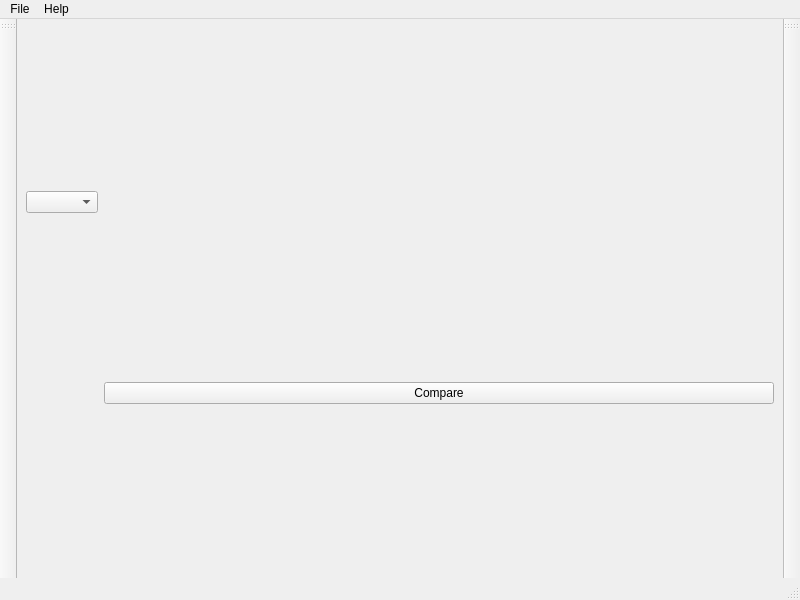
<?xml version="1.0" encoding="UTF-8"?>
<ui version="4.0">
 <class>ComputeAndCompareDescriptorsWidget</class>
 <widget class="QMainWindow" name="ComputeAndCompareDescriptorsWidget">
  <property name="geometry">
   <rect>
    <x>0</x>
    <y>0</y>
    <width>800</width>
    <height>600</height>
   </rect>
  </property>
  <property name="windowTitle">
   <string>Interactive Descriptor Comparison</string>
  </property>
  <widget class="QWidget" name="centralwidget">
   <layout class="QGridLayout" name="gridLayout">
    <item row="0" column="1">
     <layout class="QHBoxLayout" name="horizontalLayout" stretch="5">
      <item>
       <widget class="QVTKWidget" name="qvtkWidget"/>
      </item>
     </layout>
    </item>
    <item row="1" column="1">
     <widget class="QPushButton" name="btnCompare">
      <property name="text">
       <string>Compare</string>
      </property>
     </widget>
    </item>
    <item row="0" column="0">
     <layout class="QVBoxLayout" name="verticalLayout">
      <item>
       <widget class="QComboBox" name="cmbDescriptor"/>
      </item>
     </layout>
    </item>
   </layout>
  </widget>
  <widget class="QStatusBar" name="statusbar"/>
  <widget class="QToolBar" name="toolBar_left">
   <property name="windowTitle">
    <string>toolBar</string>
   </property>
   <attribute name="toolBarArea">
    <enum>LeftToolBarArea</enum>
   </attribute>
   <attribute name="toolBarBreak">
    <bool>false</bool>
   </attribute>
  </widget>
  <widget class="QToolBar" name="toolBar_right">
   <property name="windowTitle">
    <string>toolBar</string>
   </property>
   <attribute name="toolBarArea">
    <enum>RightToolBarArea</enum>
   </attribute>
   <attribute name="toolBarBreak">
    <bool>false</bool>
   </attribute>
  </widget>
  <widget class="QMenuBar" name="menubar">
   <property name="geometry">
    <rect>
     <x>0</x>
     <y>0</y>
     <width>800</width>
     <height>28</height>
    </rect>
   </property>
   <widget class="QMenu" name="menuHelp">
    <property name="title">
     <string>Help</string>
    </property>
    <addaction name="actionHelp"/>
   </widget>
   <widget class="QMenu" name="menuFile">
    <property name="title">
     <string>File</string>
    </property>
    <addaction name="actionOpenPointCloud"/>
    <addaction name="actionSave"/>
    <addaction name="actionQuit"/>
   </widget>
   <addaction name="menuFile"/>
   <addaction name="menuHelp"/>
  </widget>
  <action name="actionOpenImageLeft">
   <property name="text">
    <string>Open Image</string>
   </property>
  </action>
  <action name="actionSavePointsLeft">
   <property name="text">
    <string>Save Points</string>
   </property>
  </action>
  <action name="actionSavePointsRight">
   <property name="text">
    <string>Save Points</string>
   </property>
  </action>
  <action name="actionOpenImageRight">
   <property name="text">
    <string>Open Image</string>
   </property>
  </action>
  <action name="actionLoadPointsLeft">
   <property name="text">
    <string>Load Points</string>
   </property>
  </action>
  <action name="actionLoadPointsRight">
   <property name="text">
    <string>Load Points</string>
   </property>
  </action>
  <action name="actionHelp">
   <property name="text">
    <string>Help</string>
   </property>
  </action>
  <action name="actionQuit">
   <property name="text">
    <string>Quit</string>
   </property>
  </action>
  <action name="actionOpenPointCloudLeft">
   <property name="text">
    <string>Open PointCloud</string>
   </property>
  </action>
  <action name="actionOpenPointCloud">
   <property name="text">
    <string>Open PointCloud</string>
   </property>
  </action>
  <action name="actionFlipLeftHorizontally">
   <property name="text">
    <string>Flip Horizontally</string>
   </property>
  </action>
  <action name="actionFlipRightVertically">
   <property name="text">
    <string>Flip Vertically</string>
   </property>
  </action>
  <action name="actionFlipLeftVertically">
   <property name="text">
    <string>Flip Vertically</string>
   </property>
  </action>
  <action name="actionFlipRightHorizontally">
   <property name="text">
    <string>Flip Horizontally</string>
   </property>
  </action>
  <action name="actionSave">
   <property name="text">
    <string>Save</string>
   </property>
  </action>
 </widget>
 <customwidgets>
  <customwidget>
   <class>QVTKWidget</class>
   <extends>QWidget</extends>
   <header>QVTKWidget.h</header>
  </customwidget>
 </customwidgets>
 <resources/>
 <connections/>
</ui>
